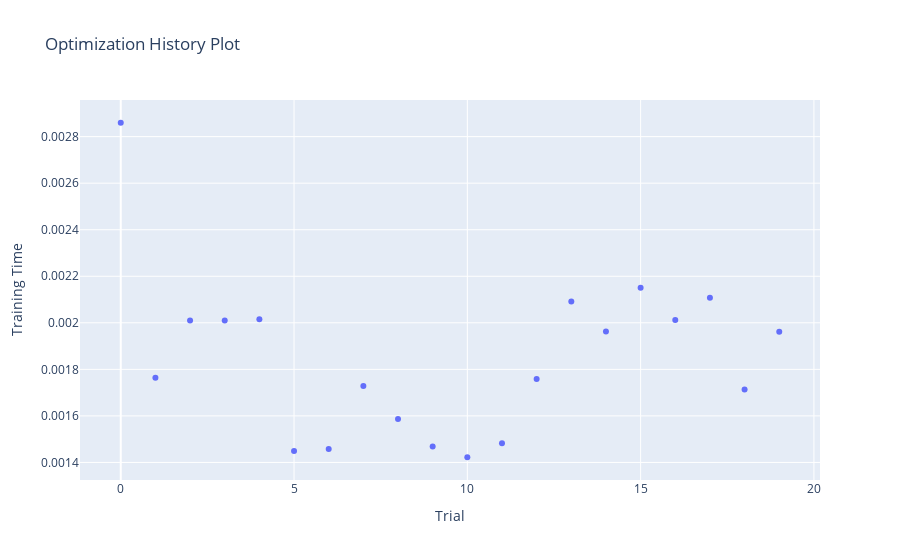

Source (notebook cell):
### Code cell
# Use the Optimization History plot to track the progress of objective values over trials, 
# revealing how the optimization process improves performance and converges toward better solutions.
optuna.visualization.plot_optimization_history(study, target=lambda trial: trial.values[0], 
                                               target_name="Accuracy Score")

optuna.visualization.plot_optimization_history(study, target=lambda trial: trial.values[1], 
                                               target_name="Training Time")

### Figure 1 — Plotly figure (JSON) as saved in the notebook; plotly's stock layout.template omitted (floating-point values rounded to 4 significant figures)
{"data": [{"mode": "markers", "name": "Training Time", "type": "scatter", "x": [0, 1, 2, 3, 4, 5, 6, 7, 8, 9, 10, 11, 12, 13, 14, 15, 16, 17, 18, 19], "y": [0.00286, 0.001764, 0.00201, 0.00201, 0.002016, 0.001449, 0.001458, 0.001729, 0.001587, 0.001469, 0.001422, 0.001482, 0.001759, 0.002091, 0.001962, 0.002151, 0.002013, 0.002108, 0.001714, 0.001961]}, {"marker": {"color": "#cccccc"}, "mode": "markers", "name": "Infeasible Trial", "showlegend": false, "type": "scatter", "x": [], "y": []}], "layout": {"autosize": true, "title": {"text": "Optimization History Plot"}, "xaxis": {"autorange": true, "range": [-1.134, 20.13], "title": {"text": "Trial"}, "type": "linear"}, "yaxis": {"autorange": true, "range": [0.001304, 0.002978], "title": {"text": "Training Time"}, "type": "linear"}}}
